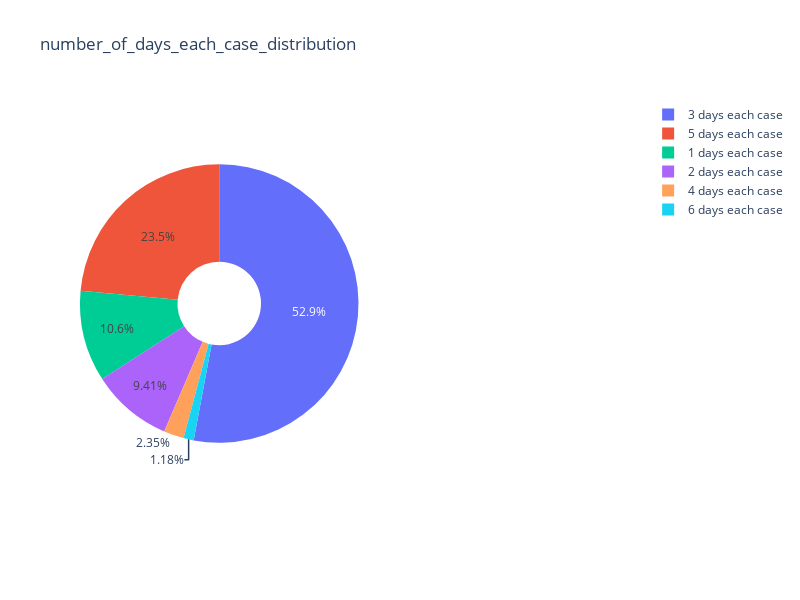

The cell this chart's notebook holds for it:
### Code cell
case_day_distribution = case_day.value_counts()
case_day_distribution_index = pd.Series(case_day_distribution.index).apply(lambda x: str(x) + ' days each case')
fig = {
  "data": [
    {
      "values": case_day_distribution.values,
      "labels": case_day_distribution_index,
      "domain": {"x": [0, .5]},
      "name": "Number Of",
      "hoverinfo":"label+percent",
      "hole": .3,
      "type": "pie"
    },],
  "layout": {
        "title":"number_of_days_each_case_distribution",
                'height':600, 
                "width":800
    }
}
iplot(fig)

### Figure 1 — Plotly figure (JSON) as saved in the notebook; plotly's stock layout.template omitted (floating-point values rounded to 4 significant figures)
{"data": [{"domain": {"x": [0, 0.5]}, "hole": 0.3, "hoverinfo": "label+percent", "labels": ["3 days each case", "5 days each case", "1 days each case", "2 days each case", "4 days each case", "6 days each case"], "name": "Number Of", "type": "pie", "values": [45, 20, 9, 8, 2, 1]}], "layout": {"height": 600, "title": {"text": "number_of_days_each_case_distribution"}, "width": 800}}
